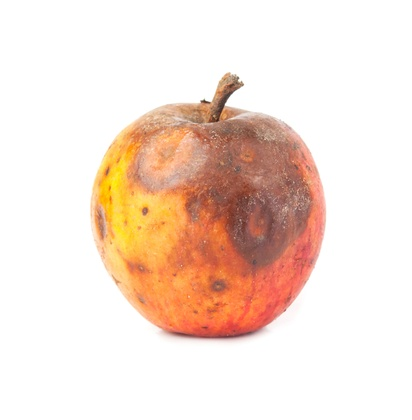
%> input picture Client/src/rotten apple.jpg, 412 x 420 px, shrunk from 982 x 1000 before the run
$ octave Analysis_of_fruit.m   (GNU Octave 9; MATLAB toolbox functions it lacks are replaced by stand-ins)
%> lines starting %> are read from the running program, lines starting %| are printed output that depends on the picture; in (x1, y1, x2, y2) boxes, pixels count from 0 and x2, y2 are one past the last pixel; in counts of white or black regions, pixels touching at a corner belong together; the program's own positions count from 1
%Using rotten apple as sample******

% Read the input fruit image
Apple = imread('rotten apple.jpg');
%> Apple is the input picture: size 420x412x3 uint8; mean R, G, B 244.2, 224.1, 212.5

% Convert the image to grayscale
grayImage = rgb2gray(Apple);
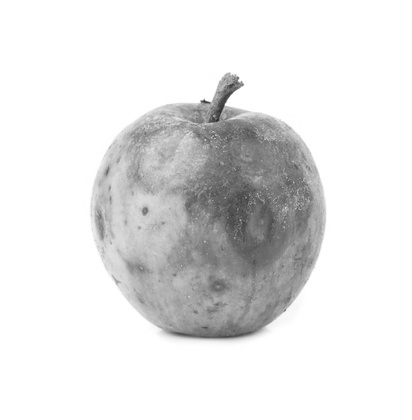
%> grayImage: size 420x412 uint8; min 39, max 255, mean 228.8
%Performing histogram equalization to balance out the intensity across pixels
Apple=histeq(grayImage);
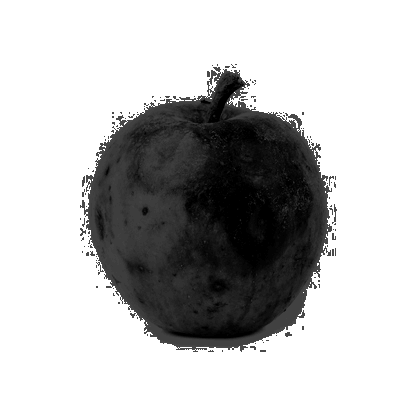
%> Apple: size 420x412 uint8; min 0, max 255, mean 190.8
% Spatial filtering using median filter of 10X10 grid
filteredRGBImage=medfilt2(Apple,[10 10]);
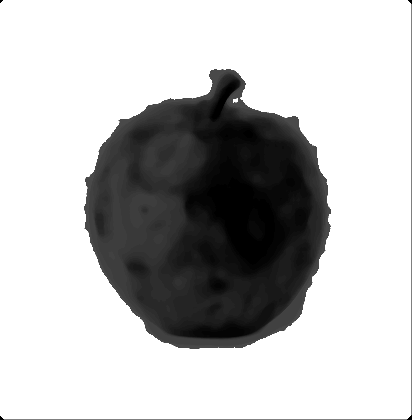
%> filteredRGBImage: size 420x412 uint8; min 0, max 255, mean 190.5
Apple=imsharpen(filteredRGBImage,'Amount',1.5);


%Canny edge detection
Canny = edge(Apple,'canny');
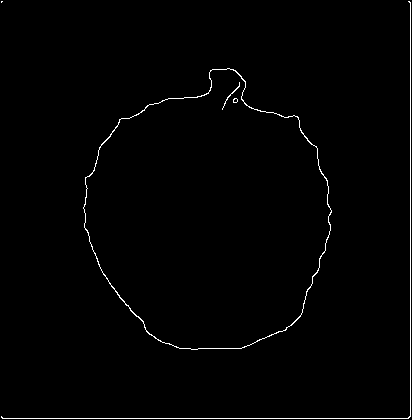
%> Canny: size 420x412 logical; 1.1% white in thin lines or dots
[numRows, numCols] = size(Canny);
%> numRows = 420; numCols = 412


for row = 1:numRows
    for col = 1:numCols
        if(Canny(row,col) == 1)
            element = 254;
        else
            element = 0;
        end

        Cannyedge(row, col) = element;
    end
end
%> Cannyedge: size 420x412 double; values 0 (black) and 254 (white), 1.1% white in thin lines or dots
%> after the loop, element = 0
%figure(2)
%imshow(Cannyedge)
im2gray(Cannyedge)
% Apply a threshold to segment the image into regions
otsu_level=graythresh(Apple);
%> otsu_level = 0.551
binaryImage = grayImage < (otsu_level*255);
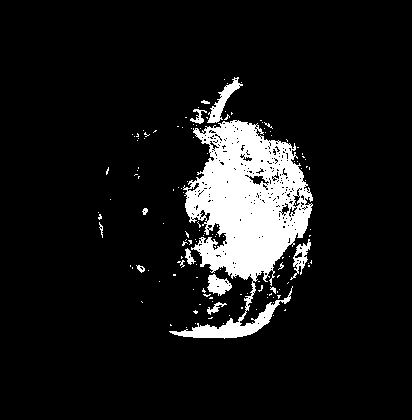
%> binaryImage: size 420x412 logical; 9.5% white; 136 white regions (123 under 20 px), largest, box (x1, y1, x2, y2) and area: (169, 120, 313, 339) 14507, (207, 77, 243, 123) 474, (207, 274, 232, 296) 328
%Contour the image to get the outline
mask=zeros(size(grayImage))
mask(10:end-10,10:end-10)=1
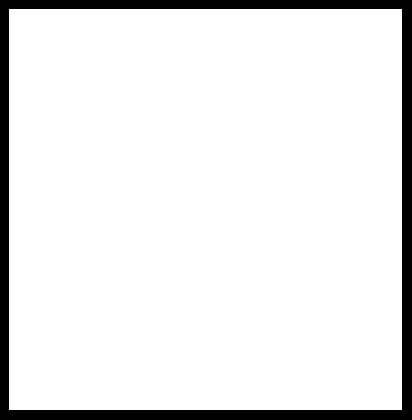
%> mask: size 420x412 double; values 0 (black) and 1 (white), 91.1% white; 1 black region, box (x1, y1, x2, y2) and area: (0, 0, 412, 420) 15447
%> (the run ends here)

$ run again, with Client/src/fresh apple.jpg copied over Client/src/rotten apple.jpg
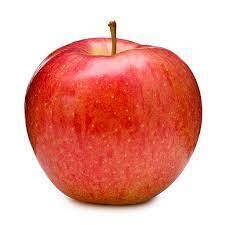
%> input picture Client/src/fresh apple.jpg, 225 x 225 px
%> Apple is the input picture: size 225x225x3 uint8; mean R, G, B 233, 166.8, 157.4
%> `Canny = edge(Apple,'canny');`:
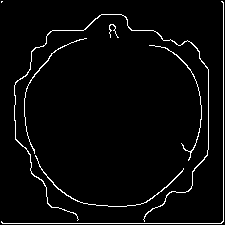
%> Canny: size 225x225 logical; 3.5% white in thin lines or dots
%> after the loop `for row = 1:numRows`: element = 0
%> otsu_level = 0.647
%> binaryImage: size 225x225 logical; 44.9% white; 4 white regions (3 under 20 px), largest, box (x1, y1, x2, y2) and area: (24, 20, 202, 208) 22741
%> `mask(10:end-10,10:end-10)=1`:
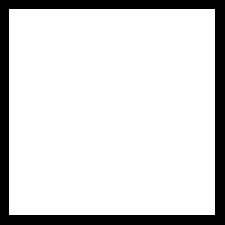
%> mask: size 225x225 double; values 0 (black) and 1 (white), 83.8% white; 1 black region, box (x1, y1, x2, y2) and area: (0, 0, 225, 225) 8189
